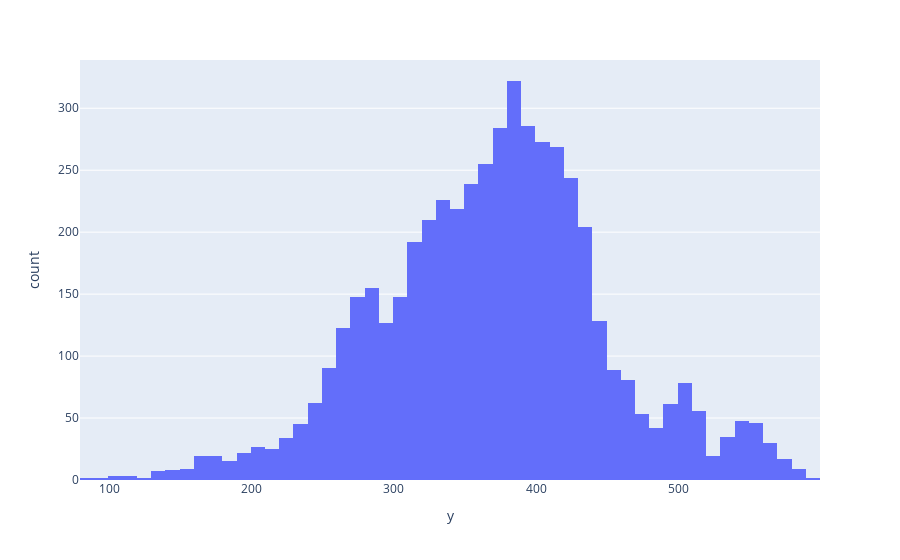

Write notebook code for a chart like this one.
### Code cell
px.histogram(test,x='y')

### Figure 1 — Plotly figure (JSON) as saved in the notebook; plotly's stock layout.template omitted (floating-point values rounded to 4 significant figures; data arrays with more than 128 entries replaced by an {"elided": "..."} marker saying what was removed)
{"data": [{"alignmentgroup": "True", "bingroup": "x", "hovertemplate": "y=%{x}<br>count=%{y}<extra></extra>", "legendgroup": "", "marker": {"color": "#636efa"}, "name": "", "offsetgroup": "", "orientation": "v", "showlegend": false, "type": "histogram", "x": {"elided": "5112 int values"}, "xaxis": "x", "yaxis": "y"}], "layout": {"barmode": "relative", "legend": {"tracegroupgap": 0}, "margin": {"t": 60}, "xaxis": {"anchor": "y", "domain": [0, 1], "title": {"text": "y"}}, "yaxis": {"anchor": "x", "domain": [0, 1], "title": {"text": "count"}}}}
